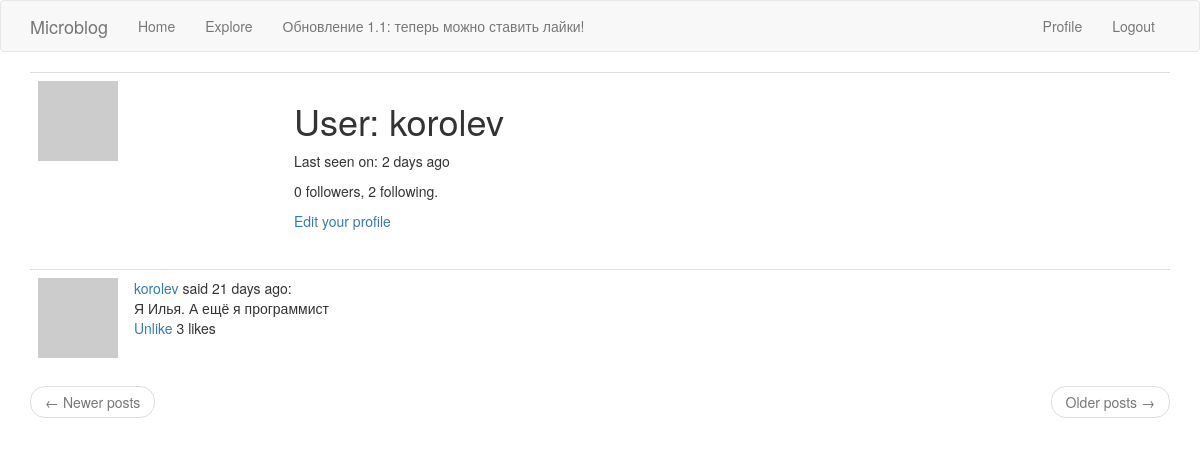
Page /user/korolev (signed in) on the earlier database version.
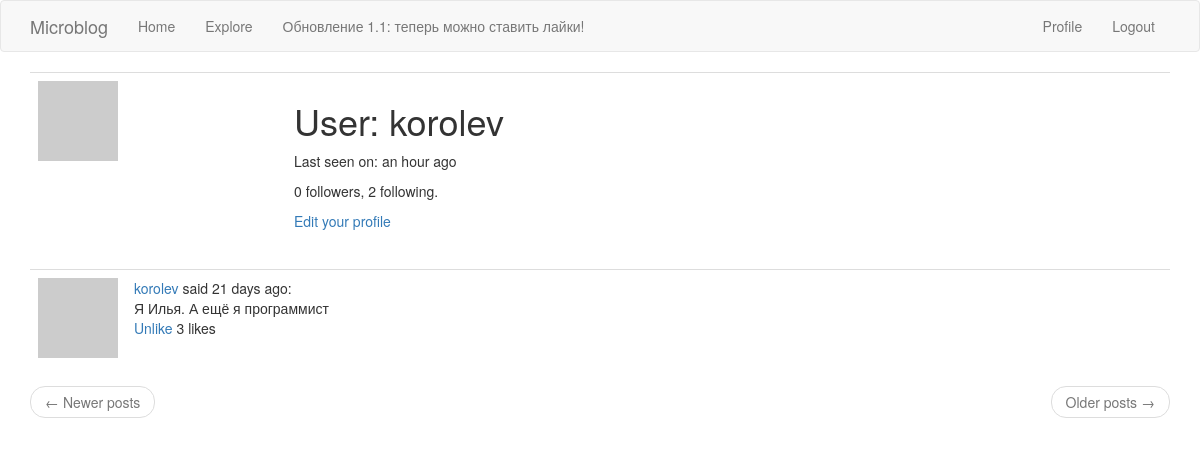
Same page on the later database version.
### app/models.py (models this page shows, shortened)
class User(UserMixin, db.Model):
    id = db.Column(db.Integer, primary_key=True)
    username = db.Column(db.String(64), index=True, unique=True)
    email = db.Column(db.String(120), index=True, unique=True)
    password_hash = db.Column(db.String(128))
    posts = db.relationship('Post', backref='author', lazy='dynamic')
    about_me = db.Column(db.String(140))
    last_seen = db.Column(db.DateTime, default=datetime.utcnow)
    followed = db.relationship(
        'User', secondary=followers,
        primaryjoin=(followers.c.follower_id == id),
        secondaryjoin=(followers.c.followed_id == id),
        backref=db.backref('followers', lazy='dynamic'), lazy='dynamic')
    liked = db.relationship(
        'PostLike',
        foreign_keys='PostLike.user_id',
        backref='user', lazy='dynamic')
    def avatar(self, size):
        digest = md5(self.email.lower().encode('utf-8')).hexdigest()
        return 'https://www.gravatar.com/avatar/{}?d=identicon&s={}'.format(
            digest, size)
    def has_liked_post(self, post):
        return PostLike.query.filter(
            PostLike.user_id == self.id,
            PostLike.post_id == post.id).count() > 0

### app/routes.py (the view)
@app.route('/user/<username>')
@login_required
def user(username):
    user = User.query.filter_by(username=username).first_or_404()
    page = request.args.get('page', 1, type=int)
    posts = user.posts.order_by(Post.timestamp.desc()).paginate(
        page, app.config['POSTS_PER_PAGE'], False)
    next_url = url_for('user', username=user.username, page=posts.next_num) \
        if posts.has_next else None
    prev_url = url_for('user', username=user.username, page=posts.prev_num) \
        if posts.has_prev else None
    return render_template('user.html', user=user, posts=posts.items,
                            next_url=next_url, prev_url=prev_url)

### app/models.py (called while the page is built)
@login.user_loader
def load_user(id):
    return User.query.get(int(id))

### app/routes.py (called while the page is built)
@app.before_request
def before_request():
    if current_user.is_authenticated:
        current_user.last_seen = datetime.utcnow()
        db.session.commit()

### app/templates/user.html (shortened to what this page needs)
{% extends "base.html" %}
{% block app_content %}
    <table class="table table-hover">
        <tr>
            <td width="256px"><img src="{{ user.avatar(256) }}"></td>
            <td>
                <h1>User: {{ user.username }}</h1>
                {% if user.last_seen %}
                <p>Last seen on: {{ moment(user.last_seen).fromNow() }}</p>
                {% endif %}
                <p>{{ user.followers.count() }} followers, {{ user.followed.count() }} following.</p>
                {% if user == current_user %}
                <p><a href="{{ url_for('edit_profile') }}">Edit your profile</a></p>
                {% elif not current_user.is_following(user) %}
                <p><a href="{{ url_for('follow', username=user.username) }}">Follow</a></p>
                {% else %}
                <p><a href="{{ url_for('unfollow', username=user.username) }}">Unfollow</a></p>
                {% endif %}
            </td>
        </tr>
    </table>
    {% for post in posts %}
        {% include '_post.html' %}
    {% endfor %}
    <nav aria-label="...">
        <ul class="pager">
            <li class="previous{% if not prev_url %} disabled{% endif %}">
                <a href="{{ prev_url or '#' }}">
                    <span aria-hidden="true">&larr;</span> Newer posts
                </a>
            </li>
            <li class="next{% if not next_url %} disabled{% endif %}">
                <a href="{{ next_url or '#' }}">
                    Older posts <span aria-hidden="true">&rarr;</span>
                </a>
            </li>
        </ul>
    </nav>
{% endblock %}

Differences in the rows shown:
changed User "korolev": last_seen "2 days ago" → "an hour ago"
